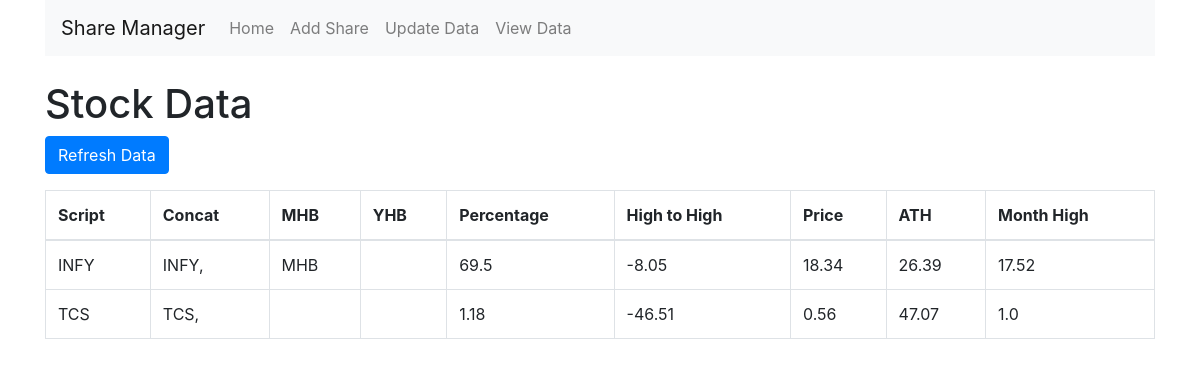
Before: /view_data with the older database file.
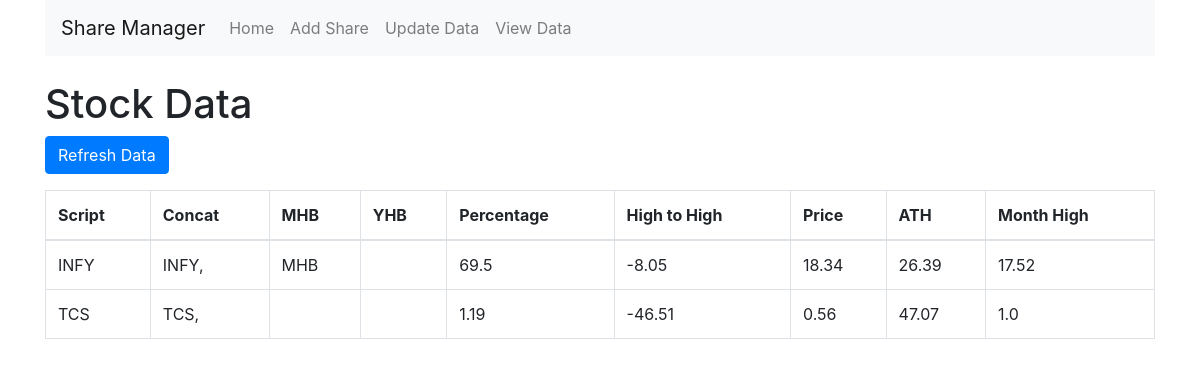
After: the same page with the newer database file.
### models.py (models this page shows)
class StockData(db.Model):
    id = db.Column(db.Integer, primary_key=True)
    script = db.Column(db.String(10), nullable=False)
    concat = db.Column(db.String(50))
    mhb = db.Column(db.String(3))
    yhb = db.Column(db.String(3))
    percentage = db.Column(db.Float)
    high_to_high = db.Column(db.Float)
    price = db.Column(db.Float)
    ath = db.Column(db.Float)
    month_high = db.Column(db.Float)

### app.py (the view)
@app.route('/view_data', methods=['GET', 'POST'])
def view_data():
    if request.method == 'POST':
        update_stock_data([share.ticker for share in Share.query.all()])
        flash('Stock data updated!', 'success')
    search = request.args.get('search')
    sort_by = request.args.get('sort_by', 'script')
    order = request.args.get('order', 'asc')
    query = StockData.query
    if search:
        query = query.filter(StockData.script.like(f'%{search}%'))
    stock_data = query.order_by(getattr(getattr(StockData, sort_by), order)()).all()
    return render_template('view_data.html', stock_data=stock_data)

### templates/view_data.html
{% extends "base.html" %}
{% block content %}
<h1 class="mt-4">Stock Data</h1>
<form method="POST" action="{{ url_for('view_data') }}">
    <button type="submit" class="btn btn-primary mb-3">Refresh Data</button>
</form>
<table class="table table-bordered">
    <thead>
        <tr>
            <th>Script</th>
            <th>Concat</th>
            <th>MHB</th>
            <th>YHB</th>
            <th>Percentage</th>
            <th>High to High</th>
            <th>Price</th>
            <th>ATH</th>
            <th>Month High</th>
        </tr>
    </thead>
    <tbody>
        {% for data in stock_data %}
        <tr>
            <td>{{ data.script }}</td>
            <td>{{ data.concat }}</td>
            <td>{{ data.mhb }}</td>
            <td>{{ data.yhb }}</td>
            <td>{{ data.percentage }}</td>
            <td>{{ data.high_to_high }}</td>
            <td>{{ data.price }}</td>
            <td>{{ data.ath }}</td>
            <td>{{ data.month_high }}</td>
        </tr>
        {% endfor %}
    </tbody>
</table>
{% endblock %}

### templates/base.html (shortened to what this page needs)
<!DOCTYPE html>
<html lang="en">
<head>
    <link rel="stylesheet" href="https://stackpath.bootstrapcdn.com/bootstrap/4.3.1/css/bootstrap.min.css">
</head>
<body>
    <div class="container">
        <nav class="navbar navbar-expand-lg navbar-light bg-light">
            <a class="navbar-brand" href="{{ url_for('index') }}">Share Manager</a>
            <div class="collapse navbar-collapse">
                <ul class="navbar-nav mr-auto">
                    <li class="nav-item">
                        <a class="nav-link" href="{{ url_for('index') }}">Home</a>
                    </li>
                    <li class="nav-item">
                        <a class="nav-link" href="{{ url_for('add_share') }}">Add Share</a>
                    </li>
                    <li class="nav-item">
                        <a class="nav-link" href="{{ url_for('update_data') }}">Update Data</a>
                    </li>
                    <li class="nav-item">
                        <a class="nav-link" href="{{ url_for('view_data') }}">View Data</a>
                    </li>
                </ul>
            </div>
        </nav>
        <div class="content">
            {% block content %}{% endblock %}
        </div>
    </div>
</body>
</html>

Changed rows visible on the page:
changed StockData "TCS": percentage "1.18" → "1.19"
